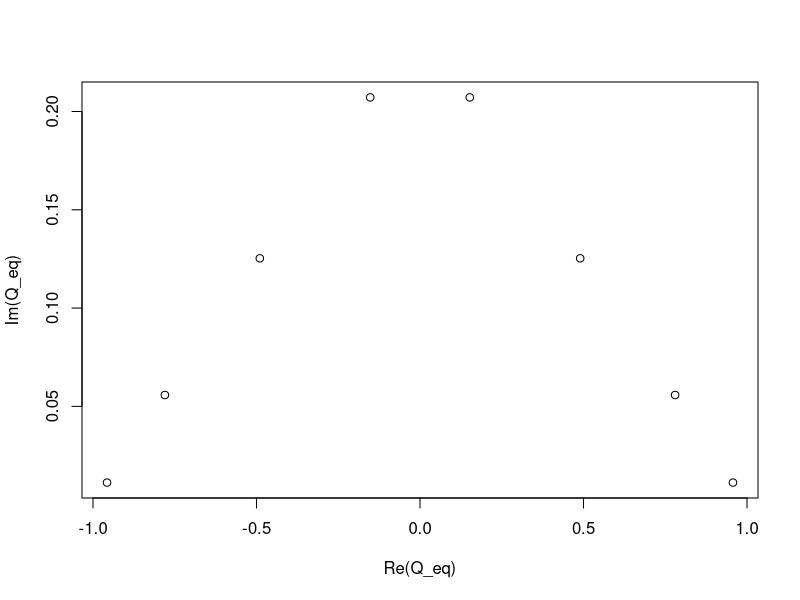

This chart was generated by the following R code: (Note: this script raises an error after producing the figure.)
## ---- chunk 1
options(digits = 22)

##higher precision needed (64++ decimal)
library(polynom)
library(elliptic)
library(pracma)
#Constant
start.time <- Sys.time()
n =8
w = 1
n0 = 2*n-1
u = c()
val = c()
ic = complex(real = 0, imaginary = 1)

val_1 = 2 / (ic * w) * cos(w) - (2/(ic * w * w)) * sin(w)

val = c(val_1)

moment = 0;
#u_k values
for (j in 2:(2*n-1)){
  a = j %% 2
  if (a == 1){
    moment = (2/(ic*w) * cos(w) - j / (ic * w) * val[j-1])
    val = c(val, moment)
  }
  else if (a == 0){
    moment = (2 / w * sin(w) - j / (ic * w) * val[j-1])
    val = c(val, moment)
  }
}

val

val_0 = 2 / w * sin(w)

verti = c(val_0)
for(j in 1:n-1){
   verti = c(verti, val[j])
}

hori = c()
for(j in (n-1):(2*n-2)){
  hori = c(hori, val[j])
}

last = c()
for (j in n:(2*n-1)){
  k = (-1) * val[j]
  last = c(last, k)
}

last

H = hankel(verti, hori)

L = solve(H, last)
k = c(L, 1)
Q_eq = polyroot(k)
plot(Q_eq)
## ---- chunk 2
Q_eq
end.time <- Sys.time()
time.taken <- end.time - start.time
time.taken
## ---- chunk 3
cond(H, p = 2)
